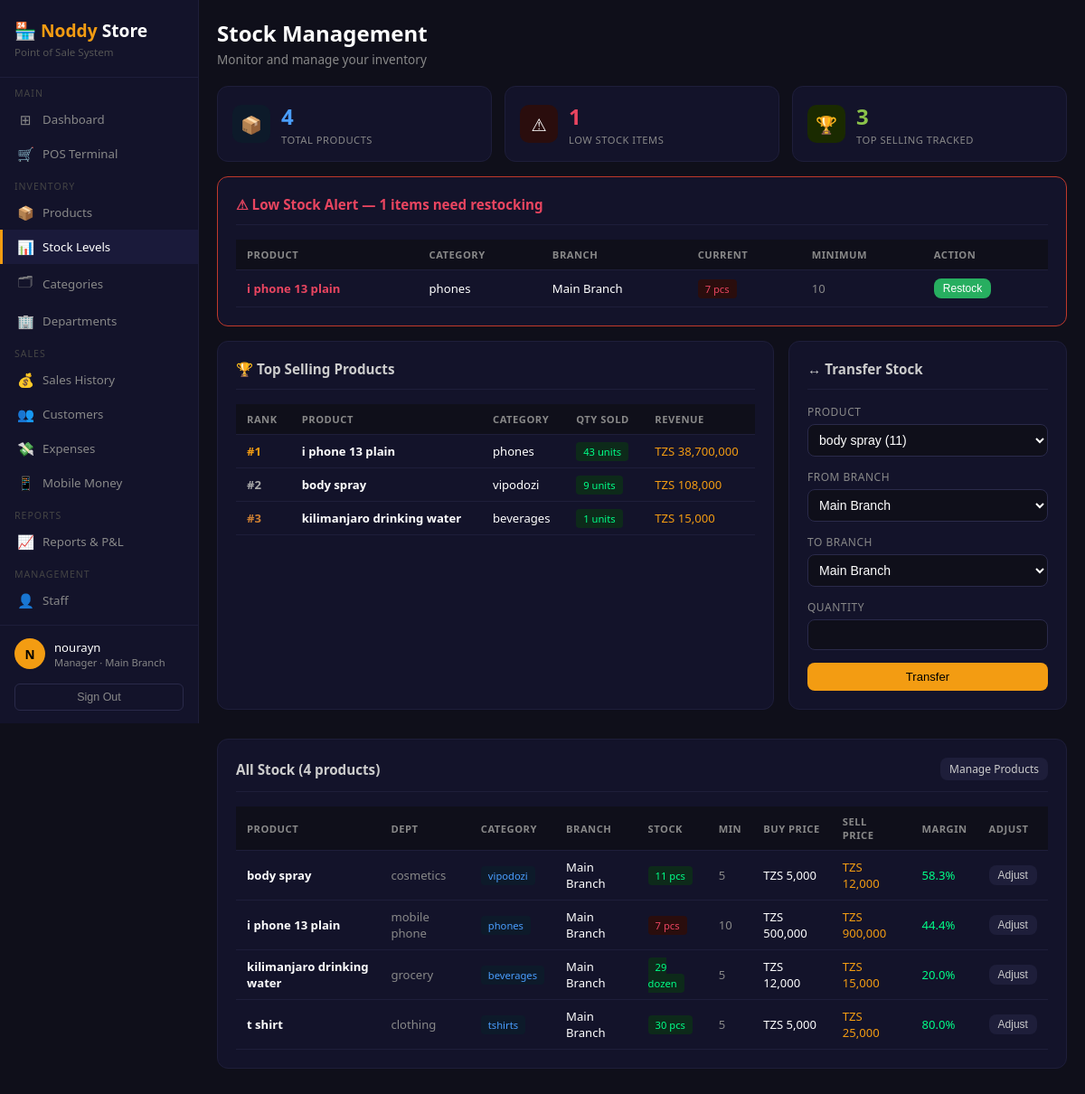
Page /stock (signed in) on the committed database.
### tables this page shows
CREATE TABLE branches (
        id         INTEGER PRIMARY KEY AUTOINCREMENT,
        name       TEXT NOT NULL,
        location   TEXT,
        phone      TEXT,
        created_at TEXT DEFAULT CURRENT_TIMESTAMP
    );

CREATE TABLE products (
        id            INTEGER PRIMARY KEY AUTOINCREMENT,
        name          TEXT NOT NULL,
        barcode       TEXT UNIQUE,
        category_id   INTEGER,
        branch_id     INTEGER,
        buying_price  REAL DEFAULT 0,
        selling_price REAL DEFAULT 0,
        stock_qty     INTEGER DEFAULT 0,
        min_stock     INTEGER DEFAULT 5,
        unit          TEXT DEFAULT 'pcs',
        description   TEXT,
        active        INTEGER DEFAULT 1,
        created_at    TEXT DEFAULT CURRENT_TIMESTAMP,
        FOREIGN KEY (category_id) REFERENCES categories(id),
        FOREIGN KEY (branch_id)   REFERENCES branches(id)
    );

CREATE TABLE categories (
        id            INTEGER PRIMARY KEY AUTOINCREMENT,
        name          TEXT NOT NULL,
        department_id INTEGER,
        description   TEXT,
        created_at    TEXT DEFAULT CURRENT_TIMESTAMP,
        FOREIGN KEY (department_id) REFERENCES departments(id)
    );

CREATE TABLE departments (
        id          INTEGER PRIMARY KEY AUTOINCREMENT,
        name        TEXT NOT NULL,
        description TEXT,
        branch_id   INTEGER,
        created_at  TEXT DEFAULT CURRENT_TIMESTAMP,
        FOREIGN KEY (branch_id) REFERENCES branches(id)
    );

### app.py (the view)
@app.route('/stock')
@login_required
def stock():
    conn      = get_db()
    branch_id = session.get('branch_id')
    role      = session.get('role')
    bfp       = get_bf2(role, branch_id, 'p.branch_id')
    bfs       = get_bf(role, branch_id, 's')
    low_stock = conn.execute(f'''
        SELECT p.*,c.name as cat_name,d.name as dept_name,b.name as branch_name
        FROM products p
        LEFT JOIN categories c ON p.category_id=c.id
        LEFT JOIN departments d ON c.department_id=d.id
        LEFT JOIN branches b ON p.branch_id=b.id
        WHERE p.stock_qty<=p.min_stock AND p.active=1 {bfp}
        ORDER BY p.stock_qty ASC
    ''').fetchall()
    all_stock = conn.execute(f'''
        SELECT p.*,c.name as cat_name,d.name as dept_name,b.name as branch_name
        FROM products p
        LEFT JOIN categories c ON p.category_id=c.id
        LEFT JOIN departments d ON c.department_id=d.id
        LEFT JOIN branches b ON p.branch_id=b.id
        WHERE p.active=1 {bfp} ORDER BY p.name
    ''').fetchall()
    top_selling = conn.execute(f'''
        SELECT p.name,c.name as cat_name,
               SUM(si.quantity) as total_sold,
               SUM(si.total_price) as total_revenue
        FROM sale_items si
        JOIN products p ON si.product_id=p.id
        JOIN sales s ON si.sale_id=s.id
        LEFT JOIN categories c ON p.category_id=c.id
        WHERE 1=1 {bfs}
        GROUP BY p.id ORDER BY total_sold DESC LIMIT 10
    ''').fetchall()
    branches = conn.execute('SELECT * FROM branches').fetchall()
    conn.close()
    return render_template('stock.html',
        low_stock=low_stock, all_stock=all_stock,
        top_selling=top_selling, branches=branches)

### templates/stock.html (shortened to what this page needs)
{% extends 'base.html' %}
{% block content %}
<div class="page-header">
    <div>
        <h2>Stock Management</h2>
        <p>Monitor and manage your inventory</p>
    </div>
</div>
<div style="display:grid;grid-template-columns:repeat(3,1fr);gap:14px;margin-bottom:16px;">
    <div class="stat-card">
        <div class="stat-icon" style="background:#0d1a2a">📦</div>
        <div class="stat-info">
            <div class="number" style="color:#4a9eff">{{ all_stock|length }}</div>
            <div class="label">Total Products</div>
        </div>
    </div>
    <div class="stat-card">
        <div class="stat-icon" style="background:{% if low_stock %}#2a0d0d{% else %}#0d2a1a{% endif %}">⚠</div>
        <div class="stat-info">
            <div class="number" style="color:{% if low_stock %}#e94560{% else %}#00ff88{% endif %}">
                {{ low_stock|length }}
            </div>
            <div class="label">Low Stock Items</div>
        </div>
    </div>
    <div class="stat-card">
        <div class="stat-icon" style="background:#1a2a00">🏆</div>
        <div class="stat-info">
            <div class="number" style="color:#8bc34a">{{ top_selling|length }}</div>
            <div class="label">Top Selling Tracked</div>
        </div>
    </div>
</div>
{% if low_stock %}
<div class="card" style="border-color:#c0392b;margin-bottom:16px;">
    <div class="card-header">
        <h3 style="color:#e94560">⚠ Low Stock Alert — {{ low_stock|length }} items need restocking</h3>
    </div>
    <table>
        <thead>
            <tr>
                <th>Product</th><th>Category</th><th>Branch</th>
                <th>Current</th><th>Minimum</th><th>Action</th>
            </tr>
        </thead>
        <tbody>
            {% for p in low_stock %}
            <tr>
                <td><strong style="color:#e94560">{{ p.name }}</strong></td>
                <td>{{ p.cat_name or '—' }}</td>
                <td>{{ p.branch_name }}</td>
                <td><span class="badge badge-danger">{{ p.stock_qty }} {{ p.unit }}</span></td>
                <td style="color:#888">{{ p.min_stock }}</td>
                <td>
                    <button class="btn btn-success btn-sm"
                            onclick="openAdjust({{ p.id }},'{{ p.name }}',{{ p.stock_qty }})">
                        Restock
                    </button>
                </td>
            </tr>
            {% endfor %}
        </tbody>
    </table>
</div>
{% endif %}
<div style="display:grid;grid-template-columns:2fr 1fr;gap:16px;margin-bottom:16px;">
    <div class="card">
        <div class="card-header">
            <h3>🏆 Top Selling Products</h3>
        </div>
        <table>
            <thead>
                <tr>
                    <th>Rank</th>
                    <th>Product</th>
                    <th>Category</th>
                    <th>Qty Sold</th>
                    <th>Revenue</th>
                </tr>
            </thead>
            <tbody>
                {% for p in top_selling %}
                <tr>
                    <td style="color:{% if loop.index0==0 %}#f39c12
                                    {% elif loop.index0==1 %}#aaa
                                    {% elif loop.index0==2 %}#cd7f32
                                    {% else %}#555{% endif %};
                               font-weight:bold">
                        #{{ loop.index }}
                    </td>
                    <td><strong>{{ p.name }}</strong></td>
                    <td>{{ p.cat_name or '—' }}</td>
                    <td><span class="badge badge-success">{{ p.total_sold }} units</span></td>
                    <td style="color:#f39c12">
                        TZS {{ "{:,.0f}".format(p.total_revenue) }}
                    </td>
                </tr>
                {% else %}
                <tr>
                    <td colspan="5" style="text-align:center;color:#555;padding:20px">
                        No sales yet
                    </td>
                </tr>
                {% endfor %}
            </tbody>
        </table>
    </div>
    <div class="card">
        <div class="card-header"><h3>↔ Transfer Stock</h3></div>
        <form method="POST" action="/stock/transfer">
            <div class="form-group">
                <label>Product</label>
                <select name="product_id" required
                        style="width:100%;padding:8px;background:#0f0f1a;border:1px solid #2a2a4a;border-radius:8px;color:#fff;outline:none;">
                    {% for p in all_stock %}
                    <option value="{{ p.id }}">{{ p.name }} ({{ p.stock_qty }})</option>
                    {% endfor %}
                </select>
            </div>
            <div class="form-group">
                <label>From Branch</label>
                <select name="from_branch" required
                        style="width:100%;padding:8px;background:#0f0f1a;border:1px solid #2a2a4a;border-radius:8px;color:#fff;">
                    {% for b in branches %}
                    <option value="{{ b.id }}">{{ b.name }}</option>
                    {% endfor %}
                </select>
            </div>
            <div class="form-group">
                <label>To Branch</label>
                <select name="to_branch" required
                        style="width:100%;padding:8px;background:#0f0f1a;border:1px solid #2a2a4a;border-radius:8px;color:#fff;">
                    {% for b in branches %}
                    <option value="{{ b.id }}">{{ b.name }}</option>
                    {% endfor %}
                </select>
            </div>
            <div class="form-group">
                <label>Quantity</label>
                <input type="number" name="quantity" min="1" required
                       style="width:100%;padding:8px;background:#0f0f1a;border:1px solid #2a2a4a;border-radius:8px;color:#fff;">
            </div>
            <button type="submit" class="btn btn-primary" style="width:100%">
                Transfer
            </button>
        </form>
    </div>
</div>
<div class="card">
    <div class="card-header">
        <h3>All Stock ({{ all_stock|length }} products)</h3>
        <a href="/products" class="btn btn-secondary btn-sm">Manage Products</a>
    </div>
    <div style="overflow-x:auto;">
        <table>
            <thead>
                <tr>
                    <th>Product</th><th>Dept</th><th>Category</th><th>Branch</th>
                    <th>Stock</th><th>Min</th><th>Buy Price</th>
                    <th>Sell Price</th><th>Margin</th><th>Adjust</th>
                </tr>
            </thead>
            <tbody>
                {% for p in all_stock %}
                {% set margin = ((p.selling_price - p.buying_price)/p.selling_price*100) if p.selling_price > 0 else 0 %}
                <tr>
                    <td><strong>{{ p.name }}</strong></td>
                    <td style="color:#888">{{ p.dept_name or '—' }}</td>
                    <td><span class="badge badge-info">{{ p.cat_name or '—' }}</span></td>
                    <td>{{ p.branch_name }}</td>
                    <td>
                        <span class="badge badge-{% if p.stock_qty<=p.min_stock %}danger
                                              {% elif p.stock_qty<=p.min_stock*2 %}warning
                                              {% else %}success{% endif %}">
                            {{ p.stock_qty }} {{ p.unit }}
                        </span>
                    </td>
                    <td style="color:#888">{{ p.min_stock }}</td>
                    <td>TZS {{ "{:,.0f}".format(p.buying_price) }}</td>
                    <td style="color:#f39c12">TZS {{ "{:,.0f}".format(p.selling_price) }}</td>
                    <td style="color:{% if margin>=20 %}#00ff88
                                    {% elif margin>=10 %}#f39c12
                                    {% else %}#e94560{% endif %}">
                        {{ "{:.1f}".format(margin) }}%
                    </td>
                    <td>
                        <button class="btn btn-secondary btn-sm"
                                onclick="openAdjust({{ p.id }},'{{ p.name }}',{{ p.stock_qty }})">
                            Adjust
                        </button>
                    </td>
                </tr>
                {% endfor %}
            </tbody>
        </table>
    </div>
</div>
{% endblock %}

### templates/base.html (shortened to what this page needs)
<!DOCTYPE html>
<html lang="en">
<head>
</head>
<body>
<div class="sidebar">
    <div class="sidebar-logo">
        <h1>🏪 <span>Noddy</span> Store</h1>
        <p>Point of Sale System</p>
    </div>
    <nav style="flex:1;overflow-y:auto;">
        <div class="nav-section">Main</div>
        <a href="/" class="nav-item {% if request.path=='/' %}active{% endif %}">
            <span class="icon">⊞</span> Dashboard
        </a>
        <a href="/pos" class="nav-item {% if request.path=='/pos' %}active{% endif %}">
            <span class="icon">🛒</span> POS Terminal
        </a>
        <div class="nav-section">Inventory</div>
        <a href="/products" class="nav-item {% if request.path.startswith('/products') %}active{% endif %}">
            <span class="icon">📦</span> Products
        </a>
        <a href="/stock" class="nav-item {% if request.path=='/stock' %}active{% endif %}">
            <span class="icon">📊</span> Stock Levels
        </a>
        <a href="/categories" class="nav-item {% if request.path.startswith('/categories') %}active{% endif %}">
            <span class="icon">🗂</span> Categories
        </a>
        <a href="/departments" class="nav-item {% if request.path.startswith('/departments') %}active{% endif %}">
            <span class="icon">🏢</span> Departments
        </a>
        <div class="nav-section">Sales</div>
        <a href="/sales" class="nav-item {% if request.path=='/sales' %}active{% endif %}">
            <span class="icon">💰</span> Sales History
        </a>
        <a href="/customers" class="nav-item {% if request.path.startswith('/customers') %}active{% endif %}">
            <span class="icon">👥</span> Customers
        </a>
        <a href="/expenses" class="nav-item {% if request.path.startswith('/expenses') %}active{% endif %}">
            <span class="icon">💸</span> Expenses
        </a>
        <a href="/mobile_money" class="nav-item {% if request.path.startswith('/mobile_money') %}active{% endif %}">
            <span class="icon">📱</span> Mobile Money
        </a>
        <div class="nav-section">Reports</div>
        <a href="/reports" class="nav-item {% if request.path=='/reports' %}active{% endif %}">
            <span class="icon">📈</span> Reports &amp; P&amp;L
        </a>
        <div class="nav-section">Management</div>
        <a href="/staff" class="nav-item {% if request.path=='/staff' %}active{% endif %}">
            <span class="icon">👤</span> Staff
        </a>
        <a href="/staff/performance" class="nav-item {% if request.path=='/staff/performance' %}active{% endif %}">
        </a>
    </nav>
    <div class="sidebar-user">
        <div style="display:flex;align-items:center;gap:10px;margin-bottom:8px;">
            <div class="user-avatar">{{ session.full_name[0]|upper }}</div>
            <div style="min-width:0;">
                <div class="user-name" style="overflow:hidden;text-overflow:ellipsis;white-space:nowrap">
                    {{ session.full_name }}
                </div>
                <div class="user-role">{{ session.role }} · {{ session.branch_name }}</div>
            </div>
        </div>
        <a href="/logout"><button class="btn-logout">Sign Out</button></a>
    </div>
</div>
<div class="main">
    {% block content %}{% endblock %}
</div>
</body>
</html>

### rows in the picture
branches: branch_name "Main Branch"
products: name "i phone 13 plain", name "phones", branch_name "Main Branch", stock_qty "7", unit "pcs", min_stock "10", cat_name "phones", total_sold "43", total_revenue "38,700,000", name "mobile phone", buying_price "500,000", selling_price "900,000", margin "44.4"
products: name "body spray", cat_name "vipodozi", total_sold "9", total_revenue "108,000", name "cosmetics", name "vipodozi", branch_name "Main Branch", stock_qty "11", unit "pcs", min_stock "5", buying_price "5,000", selling_price "12,000", margin "58.3"
products: name "kilimanjaro drinking water", cat_name "beverages", total_sold "1", total_revenue "15,000", name "grocery", name "beverages", branch_name "Main Branch", stock_qty "29", unit "dozen", min_stock "5", buying_price "12,000", selling_price "15,000", margin "20.0"
products: name "t shirt", name "clothing", name "tshirts", branch_name "Main Branch", stock_qty "30", unit "pcs", min_stock "5", buying_price "5,000", selling_price "25,000", margin "80.0"

### other values in the picture
{{ session.full_name[0]|upper }} "N"
{{ session.full_name }} "nourayn"
{{ session.role }} "Manager"
{{ all_stock|length }} "4"
{{ low_stock|length }} "1"
{{ top_selling|length }} "3"
form field product_id "body spray (11)"
form field from_branch "Main Branch"
form field to_branch "Main Branch"
